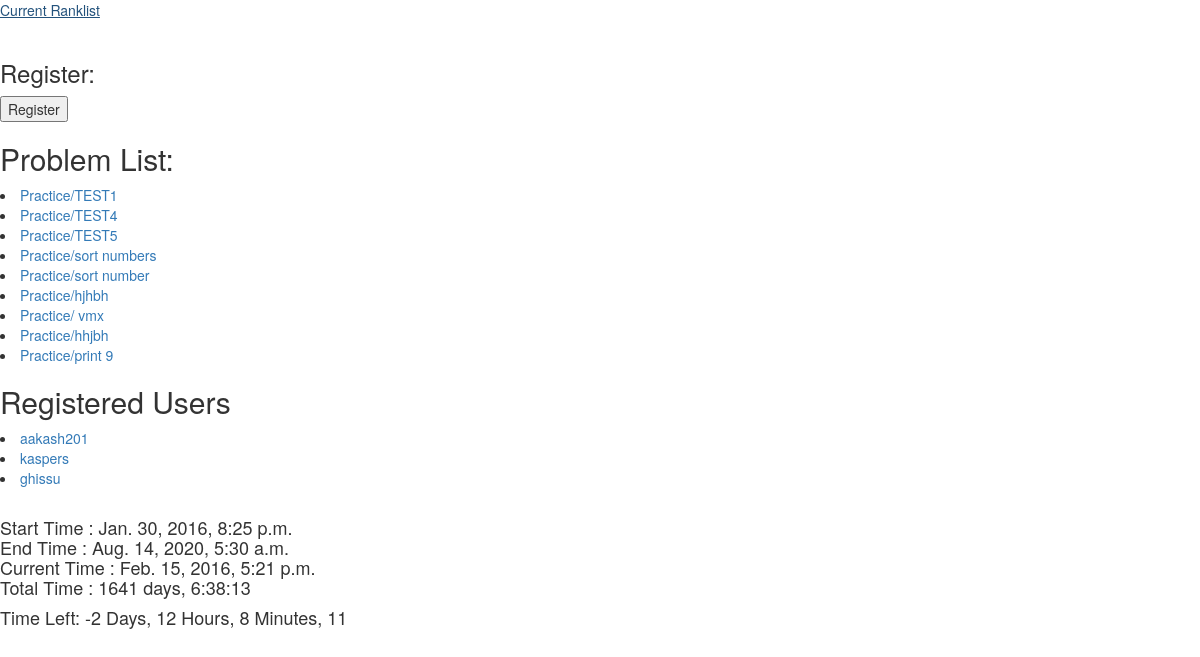
Before: /judge/contests/Practice/details/ (signed in) with the older database file.
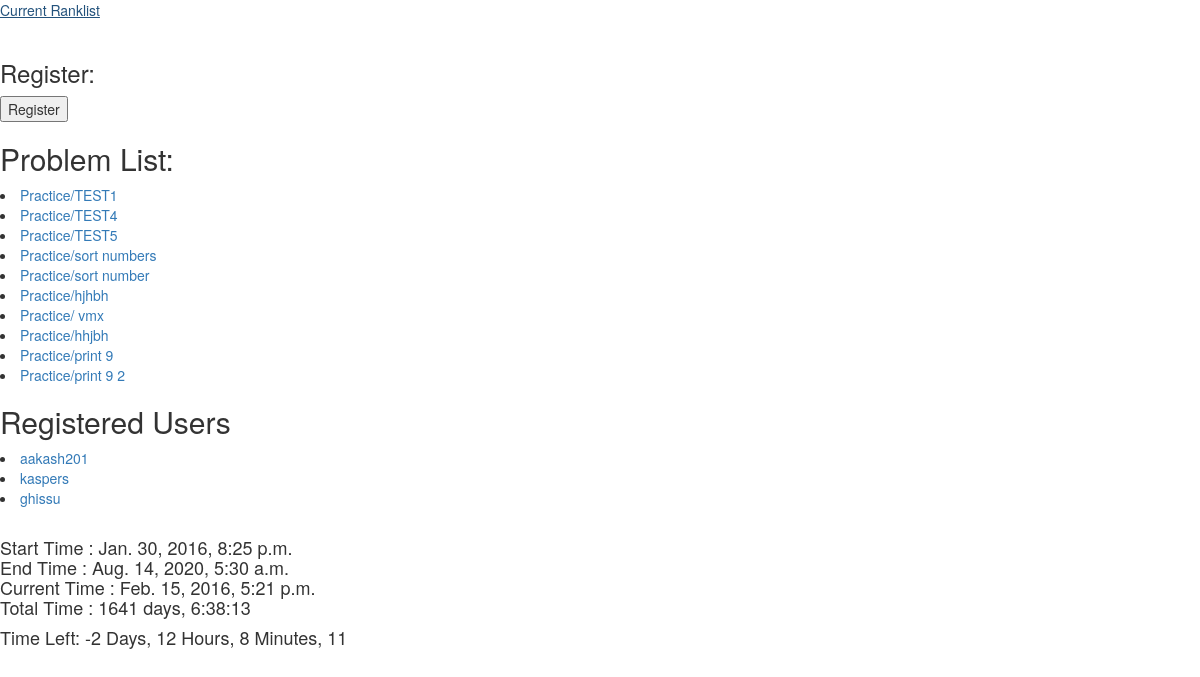
After: the same page with the newer database file.
### JudgeSystem/models.py (models this page shows, shortened)
class Problem(models.Model):
	class Meta:
		unique_together = (("p_id", "contest"), )
	name = models.CharField(max_length = 100)
	p_id = models.CharField(max_length = 10)
	statement = models.CharField(max_length = 2000)
	setter = models.ForeignKey(JudgeUser, null = True, related_name = 'SetterOfProblem')
	contest = models.ForeignKey('Contest', null = True, related_name = 'ContestOfProblem')

class Contest(models.Model):
	user_list = models.ManyToManyField(JudgeUser, related_name = 'ContestToUser')
	start_time = models.DateTimeField()
	end_time = models.DateTimeField()
	isActive = models.BooleanField()
	administrator = models.ForeignKey(JudgeUser, related_name = 'admintoContest')
	contest_id = models.CharField(primary_key = True, max_length = 100)
	def __str__(self):
		return str(self.contest_id)

class JudgeUser(User):
	solution_list = models.ManyToManyField('Solution', related_name = 'SolutionListOfUser')
	contrib_pts = models.IntegerField(default = 0)

### JudgeSystem/views.py (the view)
# urls.py: url(r'^contests/(?P<contest_id>([0-9]|[a-z]|[A-Z])+)/details/', views.showContest, name = 'ContestDetails'),
def showContest(request, contest_id):
	context = {
	}
	try:
		contest = Contest.objects.get(pk = contest_id)
	except:
		contest = None
	if contest == None:
		return render(request, 'pagenotfound.html', context)
	cur_time = timezone.now()
	context = {
		"message" : 'Contest Hasn\'t Started Yet'
	}
	if cur_time < contest.start_time:
		return render(request, 'show_message.html', context)
	current_user = JudgeUser.objects.get(username = request.user.username)
	if current_user == contest.administrator:
		isAdmin = True
	else:
		isAdmin = False
 	context = {
		"contest" : contest,
		"user_list" : contest.user_list.all(),
		"problem_list" : Problem.objects.filter(contest = contest),
		"cur_time" : datetime.datetime.now(),
		"tot_time" : contest.end_time - cur_time,
		"is_admin" : isAdmin,
	}
	return render(request, 'contest_details.html', context)

### JudgeSystem/templates/contest_details.html (shortened to what this page needs)
<html>
<head>
	  <link rel="stylesheet" href="http://maxcdn.bootstrapcdn.com/bootstrap/3.3.6/css/bootstrap.min.css">
</head>
<body onload = "setTimer()">
		<a href = "{% url 'ranklist' contest.contest_id %}"> Current Ranklist </a>
		<br>
		<br>
	<h2>
	<h3>Register:</h3>
	<button type="button" id = "myButton">Register</button>
	<h2> Problem List: </h2>
		{% for p in problem_list%}
		 <li>
		   	<a href = "{% url 'details' p.contest.contest_id p.p_id  %}">{{p.contest}}/{{p.name}}</a>
		</li>
		{% endfor %}
	<h2> Registered Users </h2>
	{% for user in user_list%}
	 <li>
	   	<a href = "{% url 'user_profile' user.username %}">{{user.username}}</a>
	</li>
	{% endfor %}
	<br>
	<h4>
		Start Time : {{ contest.start_time }}
		<br>
		End Time : {{ contest.end_time }}
		<br>
		Current Time : {{ cur_time }}
		<br>
		Total Time : {{ tot_time }}
		<br>
	</h4>
	<h4 id = "timer">
	</h4>
<br>
</body>
</html>

Changed rows visible on the page:
added Problem: contest "Practice", name "print 9 2"
